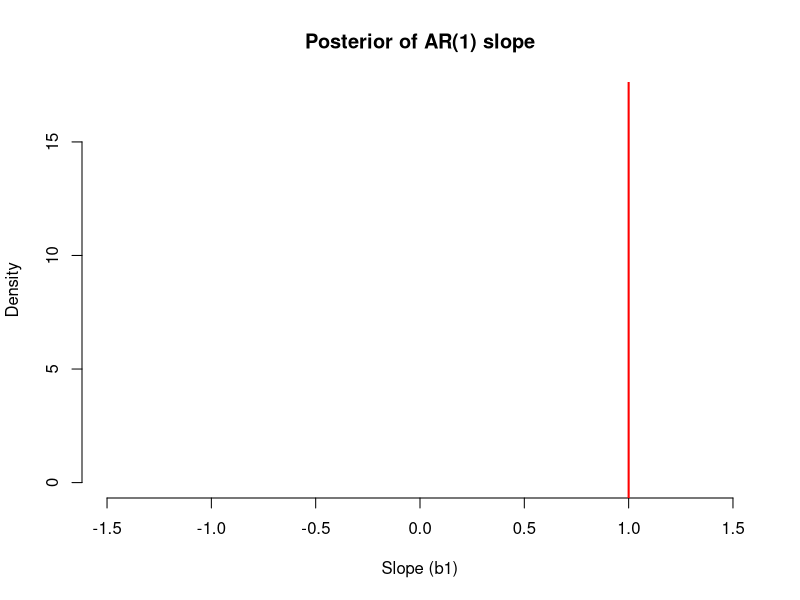

Recreate this plot in R.
# Function to simulate AR(1)
simulate_ar_1 <- function(T, b0, b1, s, m0, s0) {
  y <- numeric(T)
  y[1] <- rnorm(1, m0, s0)
  for (t in 2:T) {
    y[t] <- b0 + b1 * y[t - 1] + rnorm(1, 0, s)
  }
  return(y)
}

# --- True parameters ---
set.seed(123)
T     <- 200
b0    <- 0
b1    <- 1
s     <- 1
m0    <- 0
s0    <- 0

# --- Simulate one dataset ---
y <- simulate_ar_1(T, b0, b1, s, m0, s0)
y_resp <- y[-1]
X <- cbind(1, y[-T])   # design matrix (intercept + lag)

n <- length(y_resp)

# --- Prior hyperparameters ---
mu0 <- c(0, 0)                  # prior mean
Lambda0 <- diag(2) * 0.01       # prior precision (weakly informative)
a0 <- 2
b0_prior <- 2

# --- Posterior updates ---
XtX <- t(X) %*% X
Xty <- t(X) %*% y_resp

Lambda_n <- Lambda0 + XtX
mu_n <- solve(Lambda_n, Lambda0 %*% mu0 + Xty)
a_n <- a0 + n / 2
b_n <- as.numeric(b0_prior + 0.5 * (t(y_resp) %*% y_resp +
                                      t(mu0) %*% Lambda0 %*% mu0 - t(mu_n) %*% Lambda_n %*% mu_n))

# --- Posterior sampling ---
R <- 5000
beta_draws <- matrix(NA, nrow = R, ncol = 2)

for (r in 1:R) {
  # sample sigma^2 ~ Inv-Gamma(a_n, b_n)
  sigma2 <- 1 / rgamma(1, shape = a_n, rate = b_n)
  # sample beta ~ N(mu_n, sigma^2 * Lambda_n^{-1})
  beta <- mvtnorm::rmvnorm(1, mean = mu_n, sigma = sigma2 * solve(Lambda_n))
  beta_draws[r, ] <- beta
}

# --- Plot posterior of slope ---
hist(beta_draws[, 2],
     breaks = "Scott",
     main = "Posterior of AR(1) slope",
     xlab = "Slope (b1)",
     col = "lightblue", border = "white",
     freq = FALSE,
     xlim = c(-1.5, 1.5))
abline(v = b1, col = "red", lwd = 2)
